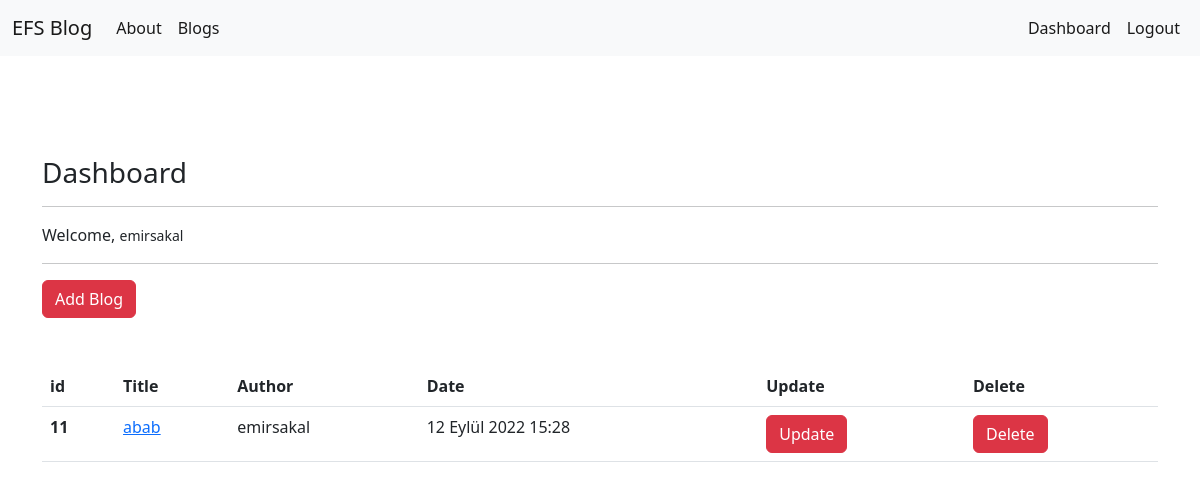
Before: /blogs/dashboard/ (signed in) with the older database file.
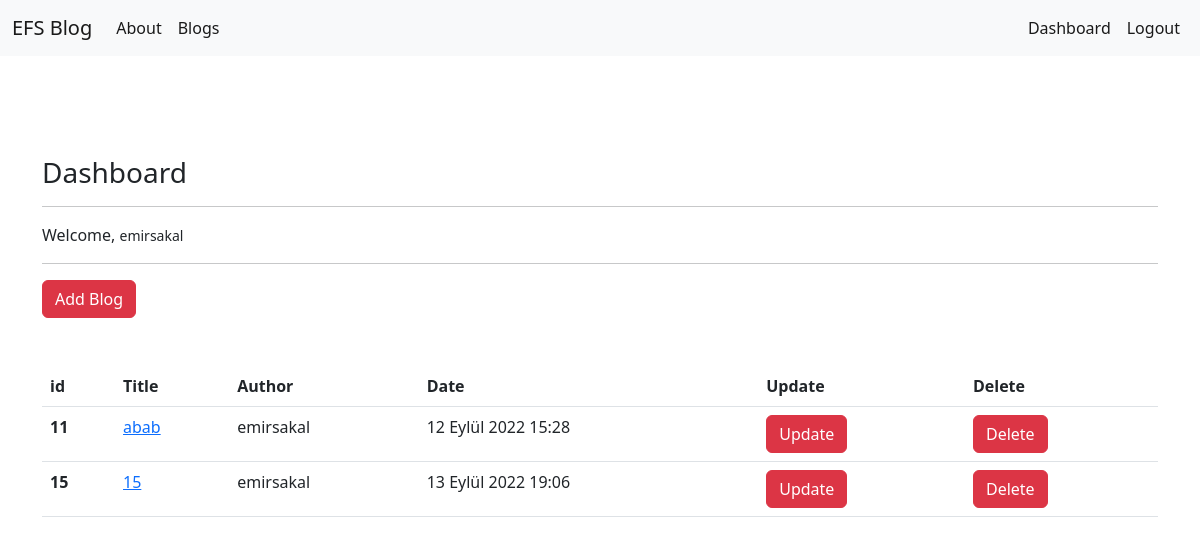
After: the same page with the newer database file.
### article/models.py (models this page shows, shortened)
class Article(models.Model):
    author = models.ForeignKey("auth.User", on_delete = models.CASCADE,verbose_name= "Author ")
    title = models.CharField(max_length = 50, verbose_name= "Title ")
    content = RichTextField()
    created_date = models.DateTimeField(auto_now_add=True, verbose_name= "Created Date")
    article_image = models.FileField(blank = True,null = True,verbose_name="Image")

### article/views.py (the view)
# urls.py: path('dashboard/',views.dashboard,name = "dashboard"),
def dashboard(request):
    articles = Article.objects.filter(author = request.user)
    context = {
        "articles" : articles
    }
    return render(request,"dashboard.html",context)

### templates/dashboard.html
{% extends 'layout.html' %}
{% block body %}
<h3> Dashboard </h3>
<hr>
<p>
    Welcome, <small>{{request.user.username}}</small>
</p>
<hr>
<a class = "btn btn-danger" href = "/blogs/addblog"> Add Blog </a>
<br><br><br>
{% if articles %}
    <table class="table">
        <thead>
        <tr>
            <th scope="col">id</th>
            <th scope="col">Title</th>
            <th scope="col">Author</th>
            <th scope="col">Date</th>
            <th scope="col">Update</th>
            <th scope="col">Delete</th>
        </tr>
        </thead>
        <tbody>
            {% for article in articles %}
                <tr>
                    <th scope="row">{{article.id}}</th>
                    <td><a href = "/blogs/blog/{{article.id}}">{{article.title}}</a></td>
                    <td>{{article.author.username}}</td>
                    <td>{{article.created_date}}</td>
                    <td><a href="/blogs/update/{{article.id}}" class = "btn btn-danger">Update</a></td>
                    <td><a href="/blogs/delete/{{article.id}}" class = "btn btn-danger">Delete</a></td>
                </tr>
            {% endfor %}
        </tbody>
    </table>
{% else %}
    <div class ="alert alert-danger"> You did not write any blog.</div>
{% endif %}
{% endblock body %}

Changed rows visible on the page:
now on this page (row edited): Article: id "15", title "15", author.username "emirsakal", created_date "13 Eylül 2022 19:06"
